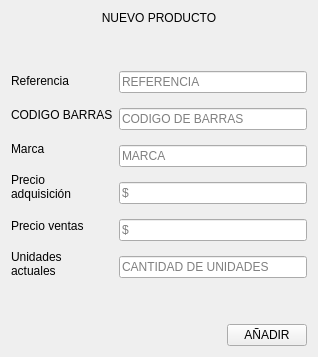
               <widget class="QWidget" name="nuevo_producto_pagina">
                <layout class="QVBoxLayout" name="verticalLayout_7">
                 <item>
                  <widget class="QLabel" name="nuevo_producto_label">
                   <property name="text">
                    <string>NUEVO PRODUCTO</string>
                   </property>
                   <property name="alignment">
                    <set>Qt::AlignCenter</set>
                   </property>
                  </widget>
                 </item>
                 <item>
                  <spacer name="verticalSpacer_8">
                   <property name="orientation">
                    <enum>Qt::Vertical</enum>
                   </property>
                   <property name="sizeHint" stdset="0">
                    <size>
                     <width>20</width>
                     <height>40</height>
                    </size>
                   </property>
                  </spacer>
                 </item>
                 <item>
                  <layout class="QHBoxLayout" name="horizontalLayout_5">
                   <item>
                    <layout class="QVBoxLayout" name="verticalLayout_5">
                     <property name="spacing">
                      <number>15</number>
                     </property>
                     <item>
                      <widget class="QLabel" name="add_referencia_label">
                       <property name="text">
                        <string>Referencia</string>
                       </property>
                      </widget>
                     </item>
                     <item>
                      <widget class="QLabel" name="label">
                       <property name="text">
                        <string>CODIGO BARRAS</string>
                       </property>
                      </widget>
                     </item>
                     <item>
                      <widget class="QLabel" name="add_marca_label">
                       <property name="text">
                        <string>Marca</string>
                       </property>
                      </widget>
                     </item>
                     <item>
                      <widget class="QLabel" name="add_precio_adquisicion_label">
                       <property name="text">
                        <string>Precio
adquisición</string>
                       </property>
                      </widget>
                     </item>
                     <item>
                      <widget class="QLabel" name="add_precio_ventas_label">
                       <property name="text">
                        <string>Precio ventas</string>
                       </property>
                      </widget>
                     </item>
                     <item>
                      <widget class="QLabel" name="add_unidades_actuales_label">
                       <property name="text">
                        <string>Unidades
actuales</string>
                       </property>
                      </widget>
                     </item>
                    </layout>
                   </item>
                   <item>
                    <layout class="QVBoxLayout" name="verticalLayout_6">
                     <property name="spacing">
                      <number>15</number>
                     </property>
                     <item>
                      <widget class="QLineEdit" name="add_referencia_lineEdit">
                       <property name="placeholderText">
                        <string>REFERENCIA</string>
                       </property>
                      </widget>
                     </item>
                     <item>
                      <widget class="QLineEdit" name="add_codigoBarras_lineEdit">
                       <property name="placeholderText">
                        <string>CODIGO DE BARRAS</string>
                       </property>
                      </widget>
                     </item>
                     <item>
                      <widget class="QLineEdit" name="add_marca_lineEdit">
                       <property name="placeholderText">
                        <string>MARCA</string>
                       </property>
                      </widget>
                     </item>
                     <item>
                      <widget class="QLineEdit" name="add_precio_adquisicion_lineEdit">
                       <property name="placeholderText">
                        <string>$</string>
                       </property>
                      </widget>
                     </item>
                     <item>
                      <widget class="QLineEdit" name="add_precio_ventas_lineEdit">
                       <property name="placeholderText">
                        <string>$</string>
                       </property>
                      </widget>
                     </item>
                     <item>
                      <widget class="QLineEdit" name="add_unidades_actuales_lineEdit">
                       <property name="placeholderText">
                        <string>CANTIDAD DE UNIDADES</string>
                       </property>
                      </widget>
                     </item>
                    </layout>
                   </item>
                  </layout>
                 </item>
                 <item>
                  <spacer name="verticalSpacer_7">
                   <property name="orientation">
                    <enum>Qt::Vertical</enum>
                   </property>
                   <property name="sizeHint" stdset="0">
                    <size>
                     <width>20</width>
                     <height>40</height>
                    </size>
                   </property>
                  </spacer>
                 </item>
                 <item>
                  <layout class="QHBoxLayout" name="horizontalLayout_6">
                   <item>
                    <widget class="QLabel" name="aviso_add_label">
                     <property name="minimumSize">
                      <size>
                       <width>170</width>
                       <height>0</height>
                      </size>
                     </property>
                     <property name="text">
                      <string/>
                     </property>
                     <property name="alignment">
                      <set>Qt::AlignCenter</set>
                     </property>
                    </widget>
                   </item>
                   <item>
                    <spacer name="horizontalSpacer_3">
                     <property name="orientation">
                      <enum>Qt::Horizontal</enum>
                     </property>
                     <property name="sizeHint" stdset="0">
                      <size>
                       <width>40</width>
                       <height>20</height>
                      </size>
                     </property>
                    </spacer>
                   </item>
                   <item>
                    <widget class="QPushButton" name="add_boton">
                     <property name="text">
                      <string>AÑADIR</string>
                     </property>
                     <property name="icon">
                      <iconset>
                       <normaloff>../../../recursos/images/basket-plus.png</normaloff>../../../recursos/images/basket-plus.png</iconset>
                     </property>
                     <property name="iconSize">
                      <size>
                       <width>25</width>
                       <height>25</height>
                      </size>
                     </property>
                    </widget>
                   </item>
                  </layout>
                 </item>
                </layout>
               </widget>
